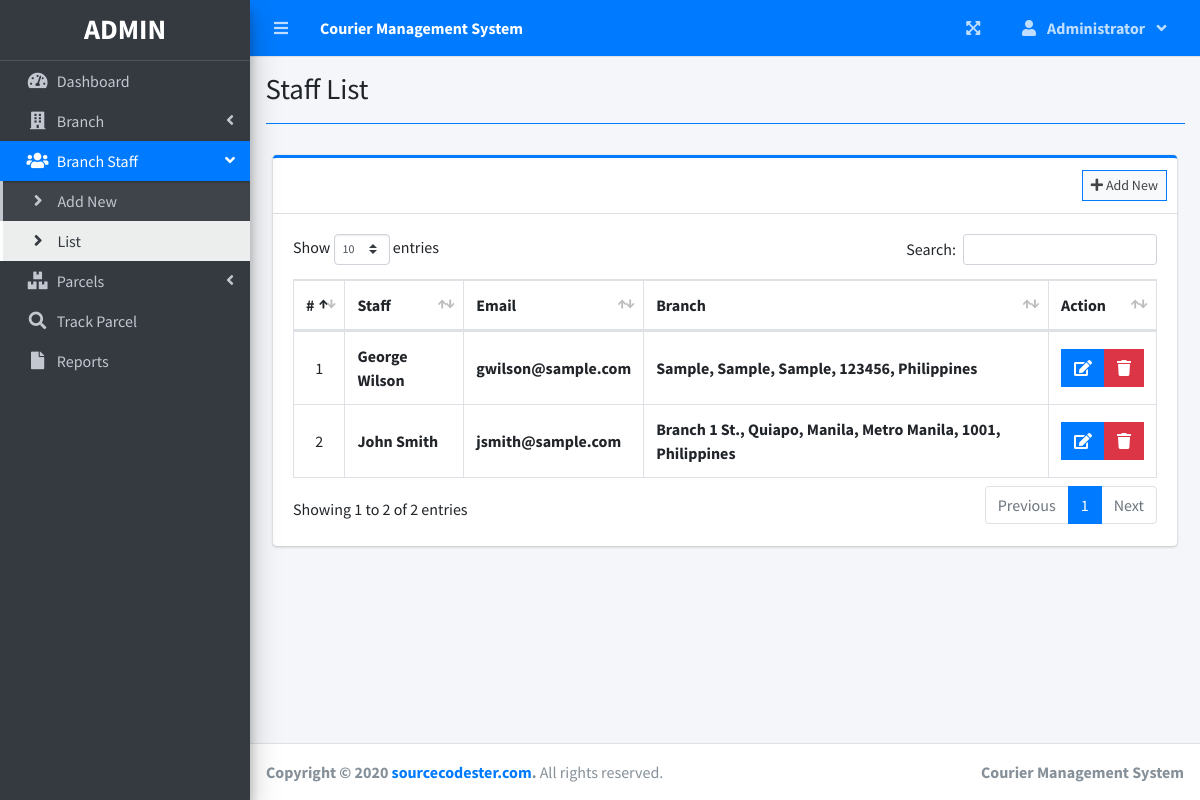
The page /index.php?page=staff_list (signed in) on the database its author committed.
### tables this page shows
CREATE TABLE `users` (
  `id` int(30) NOT NULL,
  `firstname` varchar(200) NOT NULL,
  `lastname` varchar(200) NOT NULL,
  `email` varchar(200) NOT NULL,
  `password` text NOT NULL,
  `type` tinyint(1) NOT NULL DEFAULT 2 COMMENT '1 = admin, 2 = staff',
  `branch_id` int(30) NOT NULL,
  `date_created` datetime NOT NULL DEFAULT current_timestamp()
);

### staff_list.php (the view, shortened to what this page needs)
<?php include'db_connect.php' ?>
<div class="col-lg-12">
	<div class="card card-outline card-primary">
		<div class="card-header">
			<div class="card-tools">
				<a class="btn btn-block btn-sm btn-default btn-flat border-primary " href="./index.php?page=new_staff"><i class="fa fa-plus"></i> Add New</a>
			</div>
		</div>
		<div class="card-body">
			<table class="table tabe-hover table-bordered" id="list">
				<!-- <colgroup>
					<col width="5%">
					<col width="15%">
					<col width="25%">
					<col width="25%">
					<col width="15%">
				</colgroup> -->
				<thead>
					<tr>
						<th class="text-center">#</th>
						<th>Staff</th>
						<th>Email</th>
						<th>Branch</th>
						<th>Action</th>
					</tr>
				</thead>
				<tbody>
					<?php
					$i = 1;
					$qry = $conn->query("SELECT u.*,concat(u.firstname,' ',u.lastname) as name,concat(b.street,', ',b.city,', ',b.state,', ',b.zip_code,', ',b.country) as baddress FROM users u inner join branches b on b.id = u.branch_id where u.type = 2 order by concat(u.firstname,' ',u.lastname) asc ");
					while($row= $qry->fetch_assoc()):
					?>
					<tr>
						<td class="text-center"><?php echo $i++ ?></td>
						<td><b><?php echo ucwords($row['name']) ?></b></td>
						<td><b><?php echo ($row['email']) ?></b></td>
						<td><b><?php echo ucwords($row['baddress']) ?></b></td>
						<td class="text-center">
		                    <div class="btn-group">
		                        <a href="index.php?page=edit_staff&id=<?php echo $row['id'] ?>" class="btn btn-primary btn-flat ">
		                          <i class="fas fa-edit"></i>
		                        </a>
		                        <button type="button" class="btn btn-danger btn-flat delete_staff" data-id="<?php echo $row['id'] ?>">
		                          <i class="fas fa-trash"></i>
		                        </button>
	                      </div>
						</td>
					</tr>
				<?php endwhile; ?>
				</tbody>
			</table>
		</div>
	</div>
</div>

### staff_list.php (style rules this page uses)
table td { vertical-align: middle !important; }

### rows shown on the page
users: name "George Wilson", email "gwilson@sample.com", baddress "Sample, Sample, Sample, 123456, Philippines"
users: name "John Smith", email "jsmith@sample.com", baddress "Branch 1 St., Quiapo, Manila, Metro Manila, 1001, Philippines"

### other values the page prints
$_SESSION['system']['name'] "Courier Management System"
$_SESSION['login_firstname'] "Administrator"
$title "Staff List"
